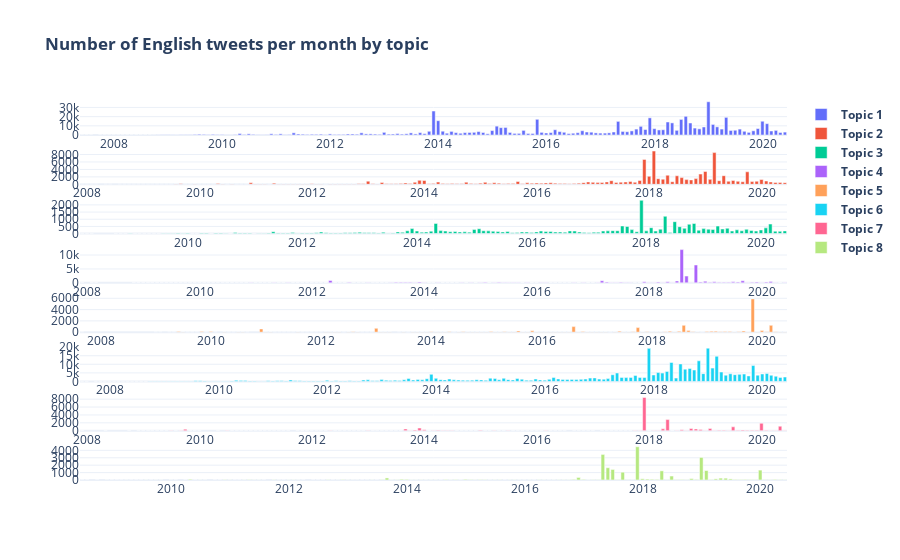

Write notebook code for a chart like this one.
### Code cell
from plotly.subplots import make_subplots
import plotly.graph_objects as go

fig = make_subplots(rows=8, cols=1)
for i in range(1,9):
    fig.add_trace(
        go.Bar(x=data_tweetnlp[data_tweetnlp.topic==i].created_at, y=data_tweetnlp[data_tweetnlp.topic==i].status_id, name=f'<b>Topic {i}</b>'),
        row=i, col=1
    )
fig.update_layout(template='plotly_white', title='<b>Number of English tweets per month by topic</b>')
write_html(fig, 'en-topic-per-month')
fig

### Figure 1 — Plotly figure (JSON) as saved in the notebook; plotly's stock layout.template omitted (floating-point values rounded to 4 significant figures; data arrays with more than 128 entries replaced by an {"elided": "..."} marker saying what was removed)
{"data": [{"name": "<b>Topic 1</b>", "x": {"elided": "156 str values"}, "y": {"elided": "156 int values"}, "type": "bar", "xaxis": "x", "yaxis": "y"}, {"name": "<b>Topic 2</b>", "x": {"elided": "149 str values"}, "y": {"elided": "149 int values"}, "type": "bar", "xaxis": "x2", "yaxis": "y2"}, {"name": "<b>Topic 3</b>", "x": {"elided": "144 str values"}, "y": {"elided": "144 int values"}, "type": "bar", "xaxis": "x3", "yaxis": "y3"}, {"name": "<b>Topic 4</b>", "x": {"elided": "143 str values"}, "y": {"elided": "143 int values"}, "type": "bar", "xaxis": "x4", "yaxis": "y4"}, {"name": "<b>Topic 5</b>", "x": {"elided": "134 str values"}, "y": {"elided": "134 int values"}, "type": "bar", "xaxis": "x5", "yaxis": "y5"}, {"name": "<b>Topic 6</b>", "x": {"elided": "155 str values"}, "y": {"elided": "155 int values"}, "type": "bar", "xaxis": "x6", "yaxis": "y6"}, {"name": "<b>Topic 7</b>", "x": {"elided": "135 str values"}, "y": {"elided": "135 int values"}, "type": "bar", "xaxis": "x7", "yaxis": "y7"}, {"name": "<b>Topic 8</b>", "x": {"elided": "137 str values"}, "y": {"elided": "137 int values"}, "type": "bar", "xaxis": "x8", "yaxis": "y8"}], "layout": {"xaxis": {"anchor": "y", "domain": [0.0, 1.0]}, "yaxis": {"anchor": "x", "domain": [0.9078, 1.0]}, "xaxis2": {"anchor": "y2", "domain": [0.0, 1.0]}, "yaxis2": {"anchor": "x2", "domain": [0.7781, 0.8703]}, "xaxis3": {"anchor": "y3", "domain": [0.0, 1.0]}, "yaxis3": {"anchor": "x3", "domain": [0.6484, 0.7406]}, "xaxis4": {"anchor": "y4", "domain": [0.0, 1.0]}, "yaxis4": {"anchor": "x4", "domain": [0.5188, 0.6109]}, "xaxis5": {"anchor": "y5", "domain": [0.0, 1.0]}, "yaxis5": {"anchor": "x5", "domain": [0.3891, 0.4813]}, "xaxis6": {"anchor": "y6", "domain": [0.0, 1.0]}, "yaxis6": {"anchor": "x6", "domain": [0.2594, 0.3516]}, "xaxis7": {"anchor": "y7", "domain": [0.0, 1.0]}, "yaxis7": {"anchor": "x7", "domain": [0.1297, 0.2219]}, "xaxis8": {"anchor": "y8", "domain": [0.0, 1.0]}, "yaxis8": {"anchor": "x8", "domain": [0.0, 0.09219]}, "title": {"text": "<b>Number of English tweets per month by topic</b>"}}}
